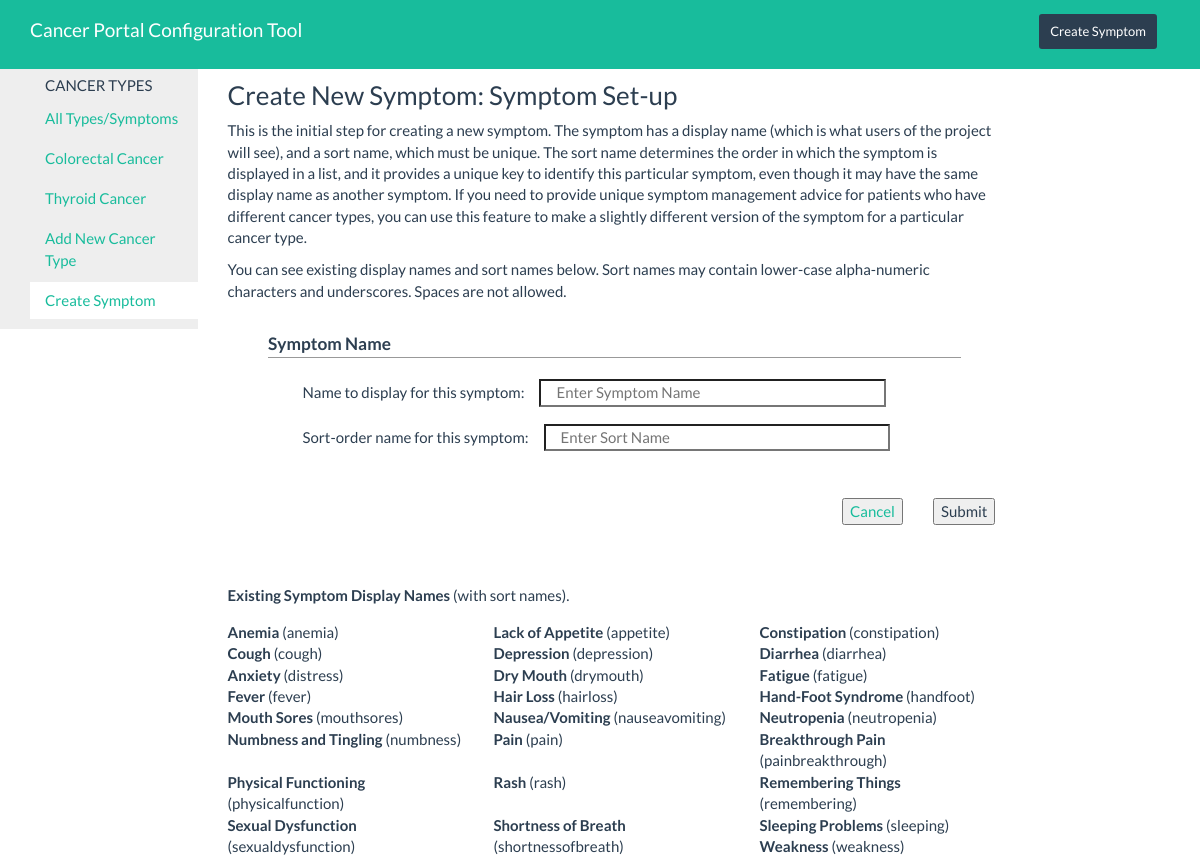
Page /ct/index.php/symptoms/create_symptom on the committed database.
### tables this page shows
CREATE TABLE `cancerlist` (
  `id` int(11) NOT NULL,
  `cancer` varchar(64) NOT NULL,
  `label` varchar(64) NOT NULL
);

### public/ct/application/controllers/Symptoms.php (called while the page is built, shortened)
<?php
class Symptoms extends CI_Controller {
	public function __construct() {
		$this->load->library('session');
		$this->load->model('cancerlist_model');
		$this->load->model('symptom_model');
    }
	public function create_symptom()
	{
	$data = Array();
		$data["c_id"] = 0;
		$data["s_id"] = 0;
		$data["cancertypes"] = $this->cancerlist_model->get_cancerlist();
		$data["all_symptoms"] = $this->symptom_model->get_all_symptoms();
		$this->load->view('templates/head');
		$this->load->view('templates/left_side_symptom', $data);
		$this->load->view('symptoms/symptom_setup', $data);
		$this->load->view('templates/left_side_close');
	}
}

### public/ct/index.php (called while the page is built, shortened)
<?php
require_once BASEPATH.'core/CodeIgniter.php';

### public/ct/application/models/Cancerlist_model.php (called while the page is built, shortened)
<?php
class Cancerlist_model extends CI_Model {
		public function get_cancerlist(){
			$sql = "SELECT * from cancerlist ";
			$query = $this->db->query($sql);
			$result = $query->result_array();
			return $result;
		}
  }
?>

### public/ct/application/views/templates/left_side_symptom.php (the view, shortened to what this page needs)
<div class="container-fluid" style="margin-top:10px;margin-left:0;margin-right:1em;">
	<div class="row">
    	<div class="col-xs-2 hidden-print" style="background-color:#eeeeee;margin-right:0;padding-left:0;padding-right:0;">
        	<div id="menu" style="padding-left:0;margin-left:0;margin-right:0;min-height:200px;">
            	<div style="text-align:center;margin-top:1em;width:100%;">CANCER TYPES</div>
                <ul style="list-style: none;margin-left:0;margin-right:0;padding-left:2em;">
                <?php
					foreach($cancertypes as $c){
						$background = '';
						echo '
						<li style="padding-top:0.5em; padding-bottom:0.5em; padding-left:1em; padding-right:1em; margin-top:0.25em;'.$background.'"><a href="'.base_url().'/cancertypes/index/'.$c["id"].'">'.$c["label"].'</a></li>';
					}
					$background = '';
					if($c_id == 0){$background = 'background-color:#FFFFFF;';}
					echo '<li style="padding-top:0.5em; padding-bottom:0.5em; padding-left:1em; padding-right:1em; margin-top:0.25em;"><a href="'.base_url().'/cancertypes/add">Add New Cancer Type</a></li>
						  <li style="padding-top:0.5em; padding-bottom:0.5em; padding-left:1em; padding-right:1em; margin-top:0.25em;'.$background.'"><a href="#">Create Symptom</a></li>
					';
				?>
                </ul>
            </div>
        </div>
        <div id="form-container" class="col-xs-10 col-print-12">

### rows in the picture
cancerlist: label "All Types/Symptoms"
cancerlist: label "Colorectal Cancer"
cancerlist: label "Thyroid Cancer"

### other values in the picture
$s["display_name"] "Anemia"
$s["sort_name"] "anemia"
$s["display_name"] "Lack of Appetite"
$s["sort_name"] "appetite"
$s["display_name"] "Constipation"
$s["sort_name"] "constipation"
$s["display_name"] "Cough"
$s["sort_name"] "cough"
$s["display_name"] "Depression"
$s["sort_name"] "depression"
$s["display_name"] "Diarrhea"
$s["sort_name"] "diarrhea"
$s["display_name"] "Anxiety"
$s["sort_name"] "distress"
$s["display_name"] "Dry Mouth"
